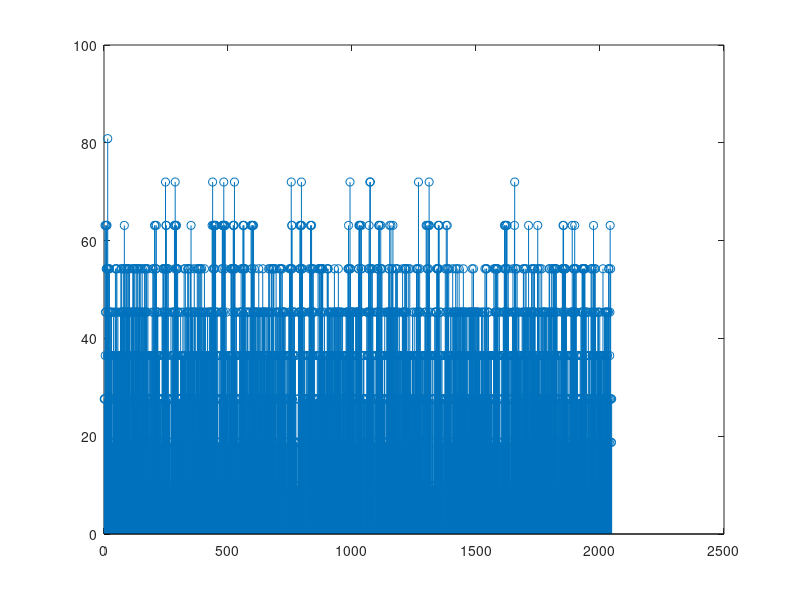

The MATLAB source for this figure: (Note: this script raises an error after producing the figure.)
fs = 42000;
T = 1/fs;

M = csvread('dataTestLong.csv');
figure(3)
stem(M(2:end,4))
M(:,1) = M(:,1)/max(M(:,1));
M(:,2) = M(:,2)/max(M(:,2));
M(:,3) = M(:,3)/max(M(:,3));
M(:,4) = M(:,4)/max(M(:,4));

for j = 1:3
    for i = 3:length(M(:,1))
        M(i,j)= mean(M(i-2:i,j));
    end
end
channelA_FFT = fft(M(:,1));
channelB_FFT = fft(M(:,2));
channelC_FFT = fft(M(:,3));
channelD_FFT = fft(M(:,4));


stem(M(:,4))
phaseDiff_A_B = -1.*(-phase(channelA_FFT)+phase(channelB_FFT));
phaseDiff_A_C = -1.*(-phase(channelA_FFT)+phase(channelC_FFT));
phaseDiff_A_D = -1.*(-phase(channelA_FFT)+phase(channelD_FFT));

figure(1)
subplot(2,1,2)
stem(phase(channelA_FFT))
ylabel('phase')
subplot(2,1,1)
stem(abs(channelA_FFT(2:end)))
ylabel('mag')

figure(2)
subplot(2,1,2)
stem(phase(channelB_FFT))
ylabel('phase')
subplot(2,1,1)
stem(abs(channelB_FFT(2:end)))
ylabel('mag')
d =.0475;

delta_L_AD = 343.*phaseDiff_A_D(45:65).*T./(2*pi);
delta_L_AC = 343.*phaseDiff_A_C(45:65).*T./(2*pi);
delta_L_AB = 343.*phaseDiff_A_B(45:65).*T./(2*pi);

angles_AD =  acos(delta_L_AD/(d*3));%*180/pi;
a_AD = mean(angles_AD)*180/pi
angles_AC =  acos(delta_L_AC/(d*2));%*180/pi;
a_AC = mean(angles_AC)*180/pi
angles_AB =  acos(delta_L_AB/d);%*180/pi;
a_AB = mean(angles_AB)*180/pi

d =.0475;
%L = (delta_L.^2 - delta_L* + .0457^2)./(delta_L.*(-1))

%L2 = (.0457^2)./delta_L

L3_AD = (delta_L_AD.^2 + (3*d)^2 - delta_L_AD.*(3*d).*cos(angles_AD));
L3_AD = L3_AD./((3*d).*cos(angles_AD)-2.*delta_L_AD);
mean(L3_AD)
L3_AC = (delta_L_AC.^2 + (2*d)^2 - delta_L_AC.*(2*d).*cos(angles_AC));
L3_AC = L3_AC./((2*d).*cos(angles_AC)-2.*delta_L_AC);
mean(L3_AC)
L3_AB = (delta_L_AB.^2 + d^2 - delta_L_AB.*d.*cos(angles_AB));
L3_AB = L3_AB./(d.*cos(angles_AB)-2.*delta_L_AB);
mean(L3_AB)





FinAngleSource = mean((180 - (180 - angles_AC*180/pi)- angles_AD*180/pi));
FinAngleCh4 = mean((180 - angles_AC*180/pi));

Distance = sind(FinAngleCh4)*2*.0457/sind(FinAngleSource)